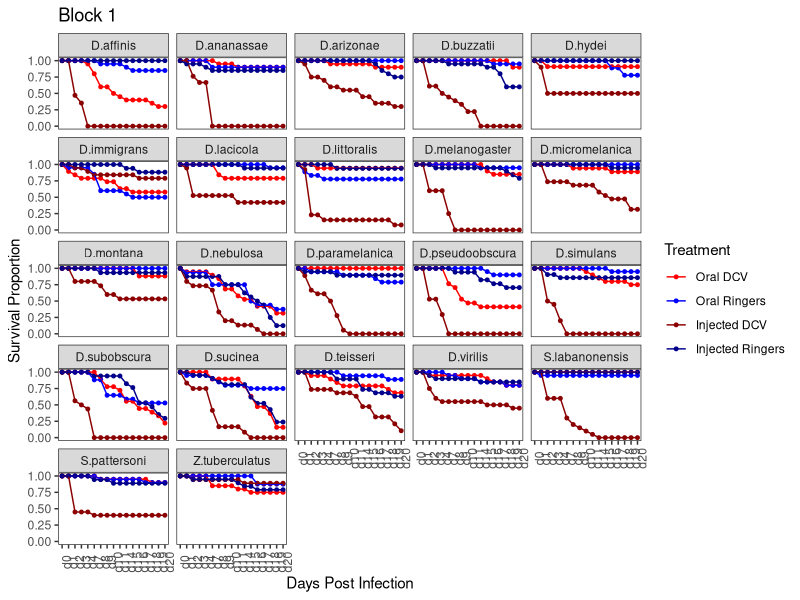

Here is the R script that generated this plot: (Note: this script raises an error after producing the figure.)
setwd("C:/Users/amber/Documents/Year 4/Diss/Statistical Analysis")

block1<-read.csv("Block1_Survival.csv",header=T)
library(ggplot2);library(reshape);library(dplyr)

##
head(block1)
block1 <- cbind(block1[,c(1:5)],block1[,c(6:26)]/block1$d0)
block1$new_treat <- paste(block1$route,block1$treatment)
str(block1)
block1 <- melt(block1, id = c("block","vial_id","species","treatment","route","new_treat"))
block1               
block1[,c(3:6)] <- lapply(block1[,c(3:6)],function(x)as.factor(x))

block1$value<-block1[1:1848,8]/block1[1:88,8]

(ggplot(data=na.omit(block1),aes(x = variable,y = value,colour= new_treat))+
    geom_point(size = 1)+
    geom_line(aes(group = new_treat))+
    facet_wrap(~species, labeller=labeller(species=
                                             c("daff"="D.affinis",
                                               "dana"="D.ananassae",
                                               "dari"="D.arizonae",
                                               "dbuz"="D.buzzatii",
                                               "dhyd"="D.hydei",
                                               "dimm"="D.immigrans",
                                               "dlac"="D.lacicola",
                                               "dlit"="D.littoralis",
                                               "dmel"="D.melanogaster",
                                               "dmic"="D.micromelanica",
                                               "dmon"="D.montana",
                                               "dneb"="D.nebulosa",
                                               "dpara"="D.paramelanica",
                                               "dpse"="D.pseudoobscura",
                                               "dsim"="D.simulans",
                                               "dsub"="D.subobscura",
                                               "dsuc"="D.sucinea",
                                               "dtei"="D.teisseri",
                                               "dvir"="D.virilis",
                                               "sleb"="S.labanonensis",
                                               "spat"="S.pattersoni",
                                               "ztub"="Z.tuberculatus")))+
    xlab("Days Post Infection")+
    ylab("Survival Proportion")+
    #scale_x_discrete(breaks=c("d0","d5","d10","d15","d20"))+
    scale_colour_manual(values=c("oral dcv"="red","oral ringers"="blue","systemic dcv"="darkred","systemic ringers"="darkblue"),
                        labels=c("oral dcv"="Oral DCV","oral ringers"="Oral Ringers","systemic dcv"="Injected DCV","systemic ringers"="Injected Ringers"))+
    labs(title ="Block 1",
         colour="Treatment",
         shape="Treatment")+
    theme_bw()+
    theme(
      panel.grid.major = element_blank(),
      panel.grid.minor = element_blank(),
      axis.text.x = element_text(angle = 90),
    ))

xyplot(value~variable|factor(species), data=na.omit(block1),type="b", xlab=list(label="Day post-infection",cex=1.5), ylab=list(label="Proportion of flies alive",cex=1.5), strip=strip.custom(bg="white"), scales=list(x=list(at=(c(1,5,10,15,20)), labels=(c("","5","10","15","20")),cex=1.2), cex=1.2, alternating=1), col=c("red","blue"), par.strip.text=list(cex=1.2), pch=c(19,17), main="Block1", layout=c(4,1))

#################################################################################
install.packages("survival")
install.packages("survminer")

library(survminer)
library(survival)
Surv(new_treat ~ species) # fix this by looking it up

block1$variable <- as.numeric(gsub("d","",block1$variable))
str(block1)
ggsurvplot(block1,aes(value~variable))

####################################################################################

###SYSTEMIC INFECTIONS ONLY#####
block1systemic<-subset(block1,block1$route=="systemic")
(ggplot(data=na.omit(block1systemic),aes(x = variable,y = value,colour= new_treat))+
    geom_point(size = 1)+
    geom_line(aes(group = new_treat))+
    facet_wrap(~species, labeller=labeller(species=
                                             c("daff"="D.affinis",
                                               "dana"="D.ananassae",
                                               "dari"="D.arizonae",
                                               "dbuz"="D.buzzatii",
                                               "dhyd"="D.hydei",
                                               "dimm"="D.immigrans",
                                               "dlac"="D.lacicola",
                                               "dlit"="D.littoralis",
                                               "dmel"="D.melanogaster",
                                               "dmic"="D.micromelanica",
                                               "dmon"="D.montana",
                                               "dneb"="D.nebulosa",
                                               "dpara"="D.paramelanica",
                                               "dpse"="D.pseudoobscura",
                                               "dsim"="D.simulans",
                                               "dsub"="D.subobscura",
                                               "dsuc"="D.sucinea",
                                               "dtei"="D.teisseri",
                                               "dvir"="D.virilis",
                                               "sleb"="S.labanonensis",
                                               "spat"="S.pattersoni",
                                               "ztub"="Z.tuberculatus")))+
    xlab("Days Post Infection")+
    ylab("Survival Proportion")+
    #scale_x_discrete(breaks=c("d0","d5","d10","d15","d20"))+
    scale_colour_manual(values=c("systemic dcv"="darkred","systemic ringers"="darkblue"),
                        labels=c("systemic dcv"="DCV","systemic ringers"="Ringers"))+
    labs(title ="Block 1 - Injected Infection",
         colour="Treatment",
         shape="Treatment")+
    theme_bw()+
    theme(
      panel.grid.major = element_blank(),
      panel.grid.minor = element_blank(),
      axis.text.x = element_text(angle = 90),
    ))
#####################################################################
###ORAL INFECTIONS ###

block1oral<-subset(block1,block1$route=="oral")
(ggplot(data=na.omit(block1oral),aes(x = variable,y = value,colour= new_treat))+
    geom_point(size = 1)+
    geom_line(aes(group = new_treat))+
    facet_wrap(~species, labeller=labeller(species=
                                             c("daff"="D.affinis",
                                               "dana"="D.ananassae",
                                               "dari"="D.arizonae",
                                               "dbuz"="D.buzzatii",
                                               "dhyd"="D.hydei",
                                               "dimm"="D.immigrans",
                                               "dlac"="D.lacicola",
                                               "dlit"="D.littoralis",
                                               "dmel"="D.melanogaster",
                                               "dmic"="D.micromelanica",
                                               "dmon"="D.montana",
                                               "dneb"="D.nebulosa",
                                               "dpara"="D.paramelanica",
                                               "dpse"="D.pseudoobscura",
                                               "dsim"="D.simulans",
                                               "dsub"="D.subobscura",
                                               "dsuc"="D.sucinea",
                                               "dtei"="D.teisseri",
                                               "dvir"="D.virilis",
                                               "sleb"="S.labanonensis",
                                               "spat"="S.pattersoni",
                                               "ztub"="Z.tuberculatus")))+
    xlab("Days Post Infection")+
    ylab("Survival Proportion")+
    #scale_x_discrete(breaks=c("d0","d5","d10","d15","d20"))+
    scale_colour_manual(values=c("oral dcv"="red","oral ringers"="blue"),
                        labels=c("oral dcv"="DCV","oral ringers"="Ringers"))+
    labs(title ="Block 1 - Oral Infection",
         colour="Treatment",
         shape="Treatment")+
    theme_bw()+
    theme(
      panel.grid.major = element_blank(),
      panel.grid.minor = element_blank(),
      axis.text.x = element_text(angle = 90),
    ))
